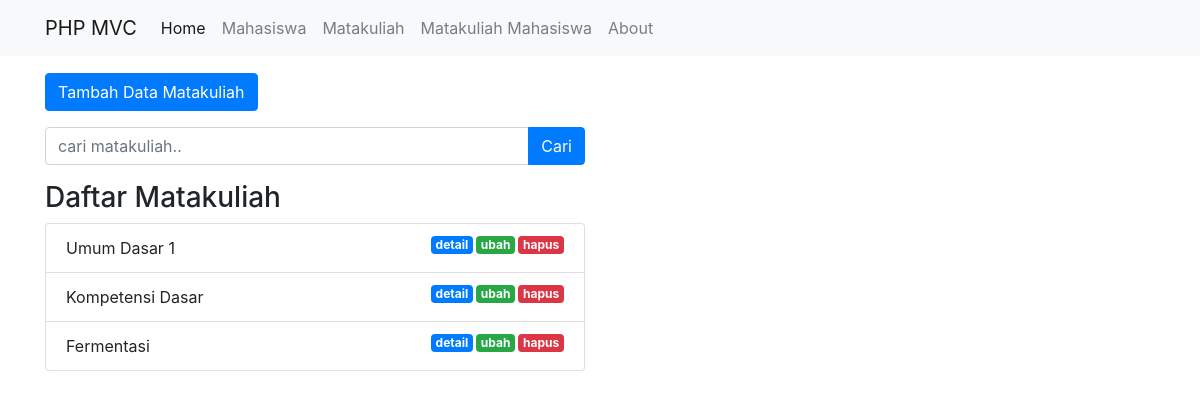
The page /public/matakuliah on the database its author committed.
### tables this page shows
CREATE TABLE `matakuliah` (
  `id` int(11) NOT NULL,
  `kode` varchar(5) NOT NULL,
  `nama_mk` varchar(50) NOT NULL,
  `sks` int(11) NOT NULL
);

### app/core/Controller.php (called while the page is built, shortened)
<?php
class Controller {
    public function view($view, $data = [])
    {
        require_once '../app/views/' . $view . '.php';
    }
    public function model($model)
    {
        return new $model;
    }
}

### app/controllers/Matakuliah.php (called while the page is built, shortened)
<?php
class Matakuliah extends Controller {
    public function index()
    {
        $data['judul'] = 'Daftar Matakuliah';
        $data['mk'] = $this->model('Matakuliah_model')->getAllMatakuliah();
        $this->view('matakuliah/index', $data);
    }
}

### app/core/App.php (called while the page is built, shortened)
<?php
class App {
    protected $method = 'index';
    protected $params = [];
    public function __construct()
    {
        $this->controller = new $this->controller;
        call_user_func_array([$this->controller, $this->method], $this->params);
    }
}

### public/index.php (called while the page is built, shortened)
<?php
$app = new App;

### app/core/Database.php (called while the page is built, shortened)
<?php
class Database {
    private $host = DB_HOST;
    private $user = DB_USER;
    private $pass = DB_PASS;
    private $db_name = DB_NAME;
    private $dbh;
    private $stmt;
    public function __construct()
    {
        $dsn = 'mysql:host=' . $this->host . ';dbname=' . $this->db_name;
        $option = [
            PDO::ATTR_PERSISTENT => true,
            PDO::ATTR_ERRMODE => PDO::ERRMODE_EXCEPTION
        ];
        try {
            $this->dbh = new PDO($dsn, $this->user, $this->pass, $option);
        } catch(PDOException $e) {
            die($e->getMessage());
        }
    }
    public function query($query)
    {
        $this->stmt = $this->dbh->prepare($query);
    }
    public function execute()
    {
        $this->stmt->execute();
    }
    public function resultSet()
    {
        $this->execute();
        return $this->stmt->fetchAll(PDO::FETCH_ASSOC);
    }
}

### app/models/Matakuliah_model.php (called while the page is built, shortened)
<?php
class Matakuliah_model {
    private $table = 'matakuliah';
    private $db;
    public function __construct()
    {
        $this->db = new Database;
    }
    public function getAllMatakuliah()
    {
        $this->db->query('SELECT * FROM ' . $this->table);
        return $this->db->resultSet();
    }
}

### app/views/matakuliah/index.php (the view, shortened to what this page needs)
<div class="container mt-3">
    <div class="row">
      <div class="col-lg-6">
      </div>
    </div>
    <div class="row mb-3">
      <div class="col-lg-6">
        <button type="button" class="btn btn-primary tombolTambahDataMK" data-toggle="modal" data-target="#formModal">
          Tambah Data Matakuliah
        </button>
      </div>
    </div>
    <div class="row mb-3">
      <div class="col-lg-6">
        <form action="<?= BASEURL; ?>/matakuliah/cari" method="post">
          <div class="input-group">
            <input type="text" class="form-control" placeholder="cari matakuliah.." name="keyword" id="keyword" autocomplete="off">
            <div class="input-group-append">
              <button class="btn btn-primary" type="submit" id="tombolCari">Cari</button>
            </div>
          </div>
        </form>
      </div>
    </div>
    <div class="row">
        <div class="col-lg-6">
          <h3>Daftar Matakuliah</h3>
          <ul class="list-group">
            <?php foreach( $data['mk'] as $mk ) : ?>
              <li class="list-group-item">
                  <?= $mk['nama_mk']; ?>
                  <a href="<?= BASEURL; ?>/matakuliah/hapus/<?= $mk['id']; ?>" class="badge badge-danger float-right" onclick="return confirm('yakin?');">hapus</a>
                  <a href="<?= BASEURL; ?>/matakuliah/ubah/<?= $mk['id']; ?>" class="badge badge-success float-right tampilModalUbahMK" data-toggle="modal" data-target="#formModal" data-id="<?= $mk['id']; ?>">ubah</a>
                  <a href="<?= BASEURL; ?>/matakuliah/detail/<?= $mk['id']; ?>" class="badge badge-primary float-right">detail</a>
              </li>
            <?php endforeach; ?>
          </ul>
        </div>
    </div>
</div>

### public/css/style.css (style rules this page uses)
.badge { margin-left: 3px; }

### rows shown on the page
matakuliah: nama_mk "Umum Dasar 1"
matakuliah: nama_mk "Kompetensi Dasar"
matakuliah: nama_mk "Fermentasi"
